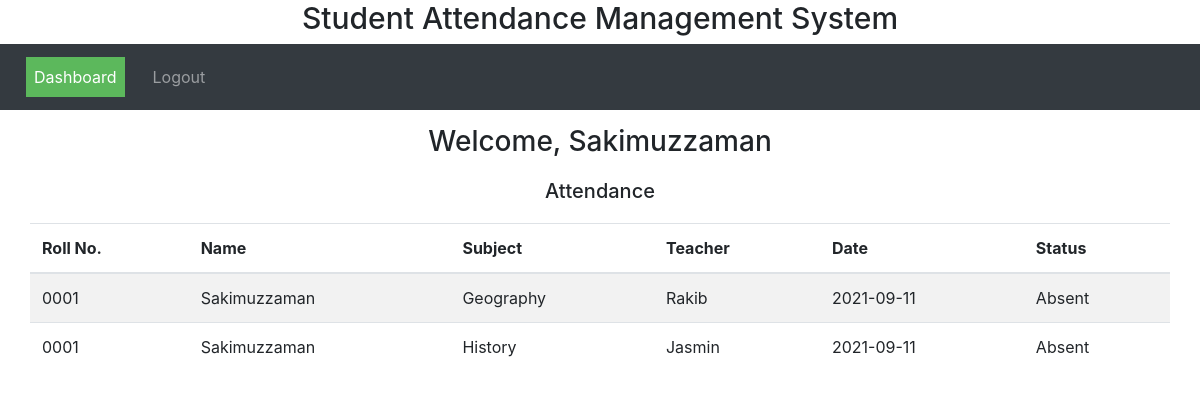
/student.php?userid=0001, run on the app's committed database.
### tables this page shows
CREATE TABLE `student` (
  `roll_no` varchar(30) NOT NULL,
  `name` varchar(30) NOT NULL,
  `age` varchar(30) NOT NULL,
  `gender` varchar(30) NOT NULL,
  `email` varchar(30) NOT NULL
);

CREATE TABLE `report` (
  `roll_no` varchar(30) NOT NULL,
  `name` varchar(30) NOT NULL,
  `subject` varchar(30) NOT NULL,
  `teacher` varchar(30) NOT NULL,
  `date` date NOT NULL,
  `status` varchar(30) NOT NULL
);

### student.php (the view, shortened to what this page needs)
<?php
$conn = mysqli_connect("localhost", "root","","sams");
    $userid = $_GET['userid'];
?>
<!DOCTYPE html>
<html lang="en">
<head>
  <link rel="stylesheet" href="https://maxcdn.bootstrapcdn.com/bootstrap/4.5.2/css/bootstrap.min.css">
  <link rel="stylesheet" href="css/style.css">
</head>
<body>
<h3 class="header">Student Attendance Management System</h3>
<nav class="navbar navbar-expand-sm bg-dark navbar-dark">
       <ul class="navbar-nav">
        <li class="nav-item">
          <a class="nav-link active" href="#">Dashboard</a>
        </li>
        <li class="nav-item">
          <a class="nav-link" href="login.php">Logout</a>
        </li>
      </ul>
</nav>
    <?php
       $all_query = mysqli_query($conn, "SELECT * from student WHERE roll_no='$userid'");
       while ($data = mysqli_fetch_array($all_query)) {
         $studentData[0]= $data['roll_no'];
         $studentData[1]= $data['name'];
       }
?>
<h3 style="text-align:center; margin: 15px 0;">Welcome, <?php echo $studentData[1]?></h3>
<h5 style="text-align:center; margin: 20px 0;">Attendance</h5>
    <div class="container">
<div class="row">
  <table class="table table-striped table-hover">
      <thead>
      <tr>
        <th scope="col">Roll No.</th>
        <th scope="col">Name</th>
        <th scope="col">Subject</th>
        <th scope="col">Teacher</th>
        <th scope="col">Date</th>
        <th scope="col">Status</th>
      </tr>
      </thead>
   <?php
     $all_query = mysqli_query($conn, "SELECT roll_no, name, subject, teacher, date, status FROM report WHERE roll_no='$userid'");
     while ($data = mysqli_fetch_array($all_query)) {
     ?>
     <tr>
       <td><?php echo $data['roll_no']; ?></td>
       <td><?php echo $data['name']; ?></td>
       <td><?php echo $data['subject']; ?></td>
       <td><?php echo $data['teacher']; ?></td>
       <td><?php echo $data['date']; ?></td>
       <td><?php echo $data['status']; ?></td>
     </tr>
     <?php
          }
      ?>
    </table>
</div>
</div>
</body>
</html>

### css/style.css (style rules this page uses)
.header { font-size: 30px; text-align: center; }
ul li { margin: 5px 10px; }
.active { color: #ffffff; background-color: #5cb85c; }

### data on the page
student: name "Sakimuzzaman"
report: roll_no "0001", name "Sakimuzzaman", subject "Geography", teacher "Rakib", date "2021-09-11", status "Absent"
report: roll_no "0001", name "Sakimuzzaman", subject "History", teacher "Jasmin", date "2021-09-11", status "Absent"
